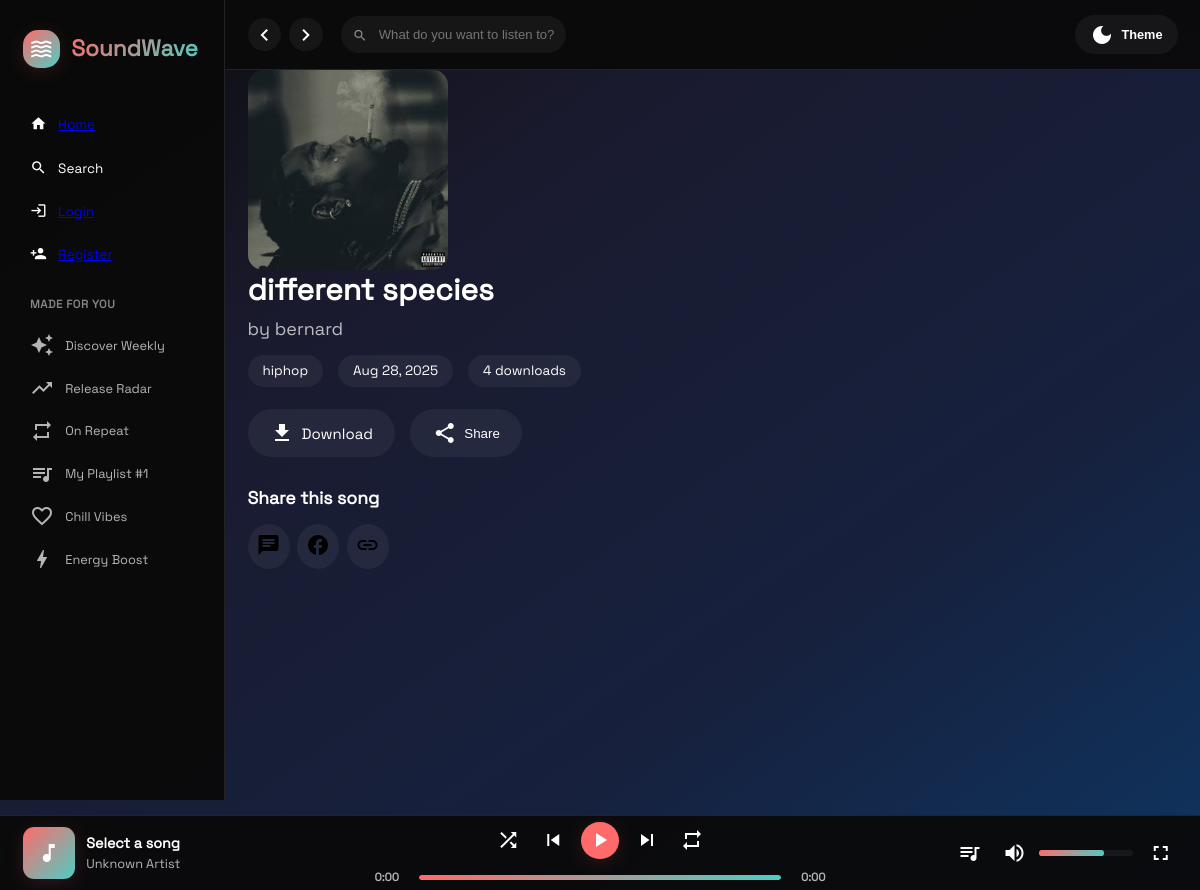
Screenshot of /song/1/ with the database file from the repository.
### core/models.py (models this page shows, shortened)
class Song(models.Model):
    artist = models.ForeignKey(Artist, on_delete=models.CASCADE, related_name='songs')
    album = models.ForeignKey(Album, on_delete=models.SET_NULL, null=True, blank=True, related_name='songs')
    title = models.CharField(max_length=200)
    genre = models.CharField(max_length=50)
    audio_file = models.FileField(upload_to='songs/')
    cover_image = models.ImageField(upload_to='covers/', blank=True, null=True)
    uploaded_at = models.DateTimeField(auto_now_add=True)
    download_count = models.PositiveIntegerField(default=0)
    track_number = models.PositiveIntegerField(default=1)

class Artist(models.Model):
    user = models.OneToOneField(User, on_delete=models.CASCADE)
    bio = models.TextField(blank=True)
    created_at = models.DateTimeField(auto_now_add=True)

### core/views.py (the view)
# urls.py: path('song/<int:song_id>/', views.song_detail, name='song_detail'),
def song_detail(request, song_id):
    song = get_object_or_404(Song, id=song_id)
    share_url = request.build_absolute_uri()
    return render(request, 'song_detail.html', {'song': song, 'share_url': share_url})

### core/context_processors.py (called while the page is built)
def songs_json(request):
    songs = Song.objects.all().order_by('-uploaded_at')
    songs_data = [
        {
            'id': song.id,
            'title': song.title,
            'artist': song.artist.user.username,
            'genre': song.genre,
            'url': request.build_absolute_uri(song.audio_file.url),
            'cover_image': request.build_absolute_uri(song.cover_image.url) if song.cover_image else ''
        } for song in songs
    ]
    return {'songs_json': json.dumps(songs_data)}

### core/templates/song_detail.html (shortened to what this page needs)
{% extends 'base.html' %}
{% load static %}
{% block content %}
<div class="content">
    <div class="section">
        <div class="song-detail">
            {% if song.cover_image %}
            <div class="song-cover" style="width: 200px; height: 200px; flex-shrink: 0;">
                <img src="{{ song.cover_image.url }}" alt="{{ song.title }}" style="width: 100%; height: 100%; object-fit: cover; border-radius: 1rem;">
            </div>
            {% else %}
            <div class="song-cover" style="width: 200px; height: 200px; flex-shrink: 0; background: var(--accent-gradient); display: flex; align-items: center; justify-content: center; border-radius: 1rem;">
                <span class="material-icons" style="font-size: 4rem; color: white;">music_note</span>
            </div>
            {% endif %}
            <div class="song-info">
                <h1 style="font-size: 2rem; margin-bottom: 0.5rem;">{{ song.title }}</h1>
                <p style="color: var(--text-secondary); font-size: 1.2rem; margin-bottom: 1rem;">by {{ song.artist.user.username }}</p>
                <div style="display: flex; gap: 1rem; margin-bottom: 1.5rem;">
                    <span style="background: var(--bg-card); padding: 0.5rem 1rem; border-radius: 2rem; font-size: 0.9rem;">{{ song.genre }}</span>
                    <span style="background: var(--bg-card); padding: 0.5rem 1rem; border-radius: 2rem; font-size: 0.9rem;">{{ song.uploaded_at|date:"M d, Y" }}</span>
                    <span style="background: var(--bg-card); padding: 0.5rem 1rem; border-radius: 2rem; font-size: 0.9rem;">{{ song.download_count }} downloads</span>
                </div>
                <div style="display: flex; gap: 1rem;">
                    <a href="{% url 'download_song' song.id %}" class="download-btn" style="padding: 0.8rem 1.5rem; border-radius: 2rem; background: var(--bg-card); color: var(--text-primary); text-decoration: none; display: flex; align-items: center; gap: 0.5rem;">
                        <span class="material-icons">download</span>
                        Download
                    </a>
                    <button class="share-btn" data-platform="webshare" data-url="{{ share_url }}" data-title="{{ song.title }} by {{ song.artist.user.username }}" style="padding: 0.8rem 1.5rem; border-radius: 2rem; background: var(--bg-card); color: var(--text-primary); border: none; display: flex; align-items: center; gap: 0.5rem; cursor: pointer;">
                        <span class="material-icons">share</span>
                        Share
                    </button>
                </div>
            </div>
        </div>
        <div class="share-section" style="margin-top: 2rem;">
            <h3 style="margin-bottom: 1rem;">Share this song</h3>
            <div style="display: flex; gap: 0.5rem;">
                <button class="share-btn" data-platform="whatsapp" data-url="{{ share_url }}" data-title="{{ song.title }} by {{ song.artist.user.username }}" style="padding: 0.6rem; border-radius: 50%; background: var(--bg-card); border: none; cursor: pointer;">
                    <span class="material-icons">chat</span>
                </button>
                <button class="share-btn" data-platform="facebook" data-url="{{ share_url }}" data-title="{{ song.title }} by {{ song.artist.user.username }}" style="padding: 0.6rem; border-radius: 50%; background: var(--bg-card); border: none; cursor: pointer;">
                    <span class="material-icons">facebook</span>
                </button>
                <button class="share-btn" data-platform="x" data-url="{{ share_url }}" data-title="{{ song.title }} by {{ song.artist.user.username }}" style="padding: 0.6rem; border-radius: 50%; background: var(--bg-card); border: none; cursor: pointer;">
                    <span class="material-icons">link</span>
                </button>
            </div>
        </div>
    </div>
</div>
{% endblock %}

### core/templates/base.html (style rules this page uses)
* { margin: 0; padding: 0; box-sizing: border-box; }
html { font-size: 16px; }
body { font-family: 'Troy', -apple-system, BlinkMacSystemFont, 'Segoe UI', Roboto, sans-serif; background: var(--bg-gradient); color: var(--text-primary); min-height: 100vh; transition: all 0.4s cubic-bezier(0.25, 0.46, 0.45, 0.94); overflow-x: hidden; font-size: 1rem; }
:root { --bg-gradient: linear-gradient(145deg, #0a0a0a 0%, #1a1a2e 30%, #16213e 70%, #0f3460 100%); --bg-primary: rgba(10, 10, 10, 0.95); --bg-secondary: rgba(26, 26, 46, 0.8); --bg-card: rgba(255, 255, 255, 0.05); --bg-card-hover: rgba(255, 255, 255, 0.1); --text-primary: #ffffff; --text-secondary: rgba(255, 255, 255, 0.7); --text-muted: rgba(255, 255, 255, 0.5); --accent-primary: #ff6b6b; --accent-secondary: #4ecdc4; --accent-gradient: linear-gradient(135deg, #ff6b6b 0%, #4ecdc4 100%); --border-color: rgba(255, 255, 255, 0.1); --shadow-light: 0 0.25rem 1.25rem rgba(255, 107, 107, 0.15); --shadow-heavy: 0 1.25rem 2.5rem rgba(0, 0, 0, 0.3); --blur-bg: backdrop-filter: blur(1.25rem); }
.content { padding: 0 1.5rem 2rem; flex: 1; }
.section { margin-bottom: 2.5rem; }
.download-btn { background: none; border: none; color: var(--text-secondary); cursor: pointer; padding: 0.5rem; border-radius: 0.5rem; transition: all 0.3s ease; font-size: 1rem; }
@media (max-width: 75rem) { html { font-size: 15px; } }

### rows the page displays
Song: cover_image (picture), title "different species", artist.user.username "bernard", genre "hiphop", uploaded_at "Aug 28, 2025", download_count "4"
